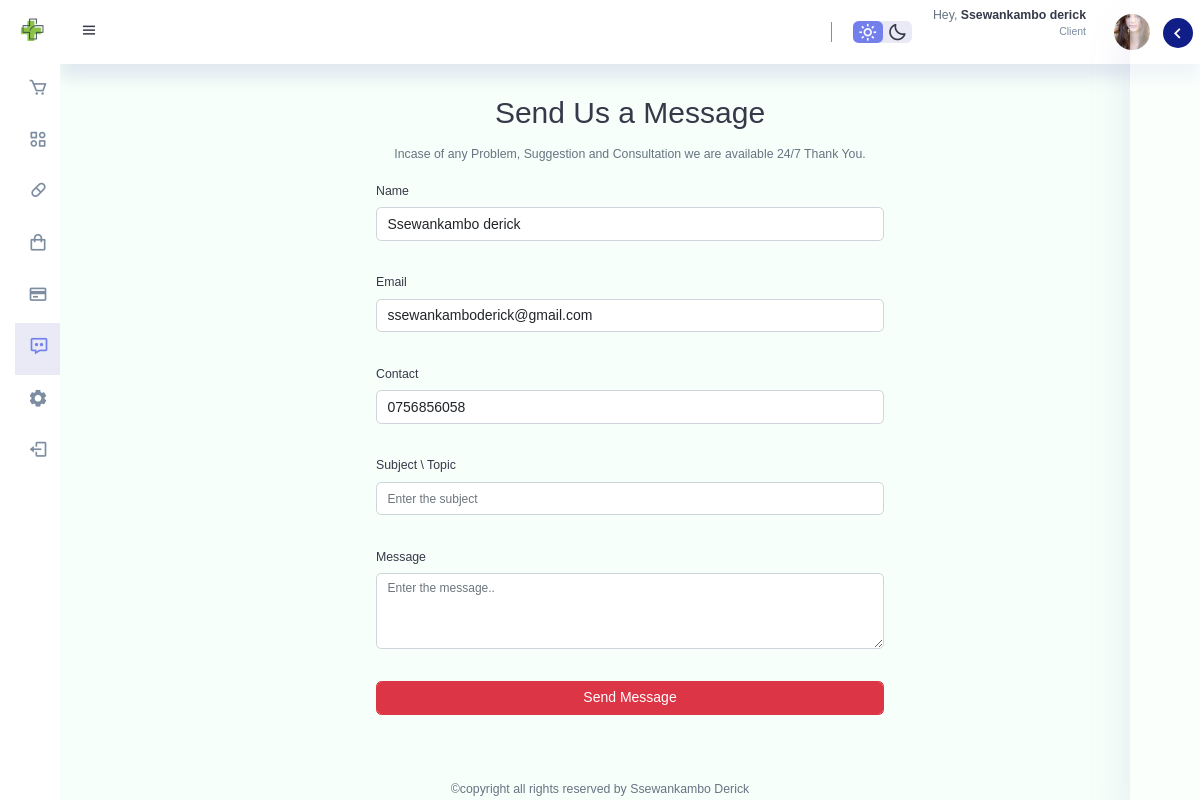
/Client/message.php (signed in), run on the app's committed database.
### tables this page shows
CREATE TABLE `tbl_users` (
  `id` int(11) NOT NULL,
  `name` varchar(255) NOT NULL,
  `email` varchar(255) NOT NULL,
  `address` varchar(255) NOT NULL,
  `contact` varchar(20) NOT NULL,
  `image` varchar(255) NOT NULL,
  `password` varchar(255) NOT NULL,
  `email_verified_at` datetime DEFAULT NULL,
  `verification_code` text NOT NULL
);

### Client/message.php (the view, shortened to what this page needs)
<?php include('./partials/menu.php'); ?>
<div class="container">
<div class="row justify-content-center ">
<div class="col-lg-6 px-4 pb-4 " id="order">
<h2 class="text-center p-2" style="font-size: 30px;">Send Us a Message</h2>
<p class="text-center ">Incase of any Problem, Suggestion and Consultation we are available 24/7 Thank You.</p>
<form action="email.php" method="post"><br>
<?php
      $select = mysqli_query($conn, "SELECT * FROM `tbl_users` WHERE id = '$user_id'") or die('query failed');
      if(mysqli_num_rows($select) > 0){
         $fetch = mysqli_fetch_assoc($select);
      }
   ?>
                <div class="mb-3">
                    <label for="name" class="form-label">Name</label>
                    <input type="text" name="name" class="form-control" value="<?php echo $fetch['name']; ?>"><br>
                </div>
                <div class="mb-3">
                    <label for="email" class="form-label">Email</label>
                    <input type="email" name="email" class="form-control" value="<?php echo $fetch['email']; ?>"><br>
                </div>
                <div class="mb-3">
                    <label for="contact" class="form-label">Contact</label>
                    <input type="text" name="contact" class="form-control" value="<?php echo $fetch['contact']; ?>"><br>
                </div>
                <div class="mb-3">
                    <label for="subject" class="form-label">Subject \ Topic</label>
                    <input type="text" name="subject" class="form-control" placeholder="Enter the subject" autocomplete="off"><br>
                </div>
                <div class="mb-3">
                    <label for="message" class="form-label">Message</label>
                    <textarea name="message" class="form-control" rows="3" placeholder="Enter the message.."></textarea><br>
                </div>
                <div class="mb-3">
                <button class="btn btn-danger form-control btn-block" type="submit" name="send">Send Message</button>
                </div>
            </form>
</div>
</div>
</div>
</main>
    </section>
<footer class="footer">
    <div class="last">
        <p>&copy;copyright all rights reserved by Ssewankambo Derick</p>
    </div>
</footer>
</body>
</html>

### Client/partials/menu.php (shortened to what this page needs)
<?php
$user_id = $_SESSION['user_id'];
?>
<?php include("config/config.php"); ?>
<!DOCTYPE html>
<html lang="en">
<head>
    <link rel="stylesheet" href="https://unpkg.com/boxicons@2.0.9/css/boxicons.min.css">
    <link rel="stylesheet" href="./bootstrap/css/bootstrap.min.css">
    <link rel="stylesheet" href="./assets/datatables.min.css">
    <link rel="stylesheet" href="./assets/style.css">
    <link rel="stylesheet" href="./assets/responsive.dataTables.min.css">
    <link rel="stylesheet" href="./assets/sweetalert.min.css">
</head>
<body>
    <section id="sidebar" class="hide">
            <div class="logo brand">
                <img class="icon" src="image/images.png">
            </div>
            <div class="sidebar">
                <a href="<?php echo SITEURL; ?>shopping.php" class="act">
                    <span><i class="bx bx-cart"></i></span>
                </a>
                <a href="<?php echo SITEURL; ?>category.php" class="act">
                    <span><i class="bx bx-category-alt"></i></span>
                </a>
                <a href="<?php echo SITEURL; ?>medicine.php" class="act">
                    <span><i class="bx bx-capsule"></i></span>
                </a>
                <a href="<?php echo SITEURL; ?>Cart.php" class="act">
                    <span><i class="bx bx-shopping-bag"></i></span>
                </a>
                <a href="<?php echo SITEURL; ?>checkout.php" class="act">
                    <span><i class="bx bx-credit-card"></i></span>
                </a>
                <a href="<?php echo SITEURL; ?>message.php" class="act">
                    <span><i class="bx bx-message-dots"></i></span>
                </a>
                <a href="<?php echo SITEURL; ?>settings.php" class="act">
                    <span><i class="bx bxs-cog"></i></span>
                </a>
                <a href="?logout=<?php echo $user_id; ?>">
                    <span><i class="bx bx-log-out"></i></span>
                </a>
            </div>
    </section>
    <section id="content">
        <nav>
           <div class="push-left"> <i class="bx bx-menu toggle-sidebar"> </i></div>
            <div class="top">
                <div class="theme-toggler">
                   <span class="active"><i class="bx bx-sun"></i></span>
                   <span><i class="bx bx-moon"></i></span>
                </div>
                <div class="profile">
                <?php
                    $select = mysqli_query($conn, "SELECT * FROM `tbl_users` WHERE id = '$user_id'") or die('query failed');
                    if(mysqli_num_rows($select) > 0){
                        $fetch = mysqli_fetch_assoc($select);
                    }
                ?>
                    <div class="info">
                        <p  style="margin-bottom: 1rem;">Hey, <b><?php echo $fetch['name']; ?></b></p>
                        <small class="text-muted1">Client</small>
                    </div>
                    <div class="profile-photo">
                        <?php
                    if($fetch['image'] == ''){
                        echo '<img src="image/default-avatar.png">';
                    }else{
                        echo '<img src="uploaded_img/'.$fetch['image'].'">';
                    }
                    ?>
                    </div>
                </div>
            </div>
        </nav>
        <main>
            <div class="rightbar close">
                <header>
                    <i class="bx bx-chevron-left toggle"></i>
                </header>
                    </div>

### data on the page
tbl_users: name "Ssewankambo derick", image (picture), email "ssewankamboderick@gmail.com", contact "0756856058"
